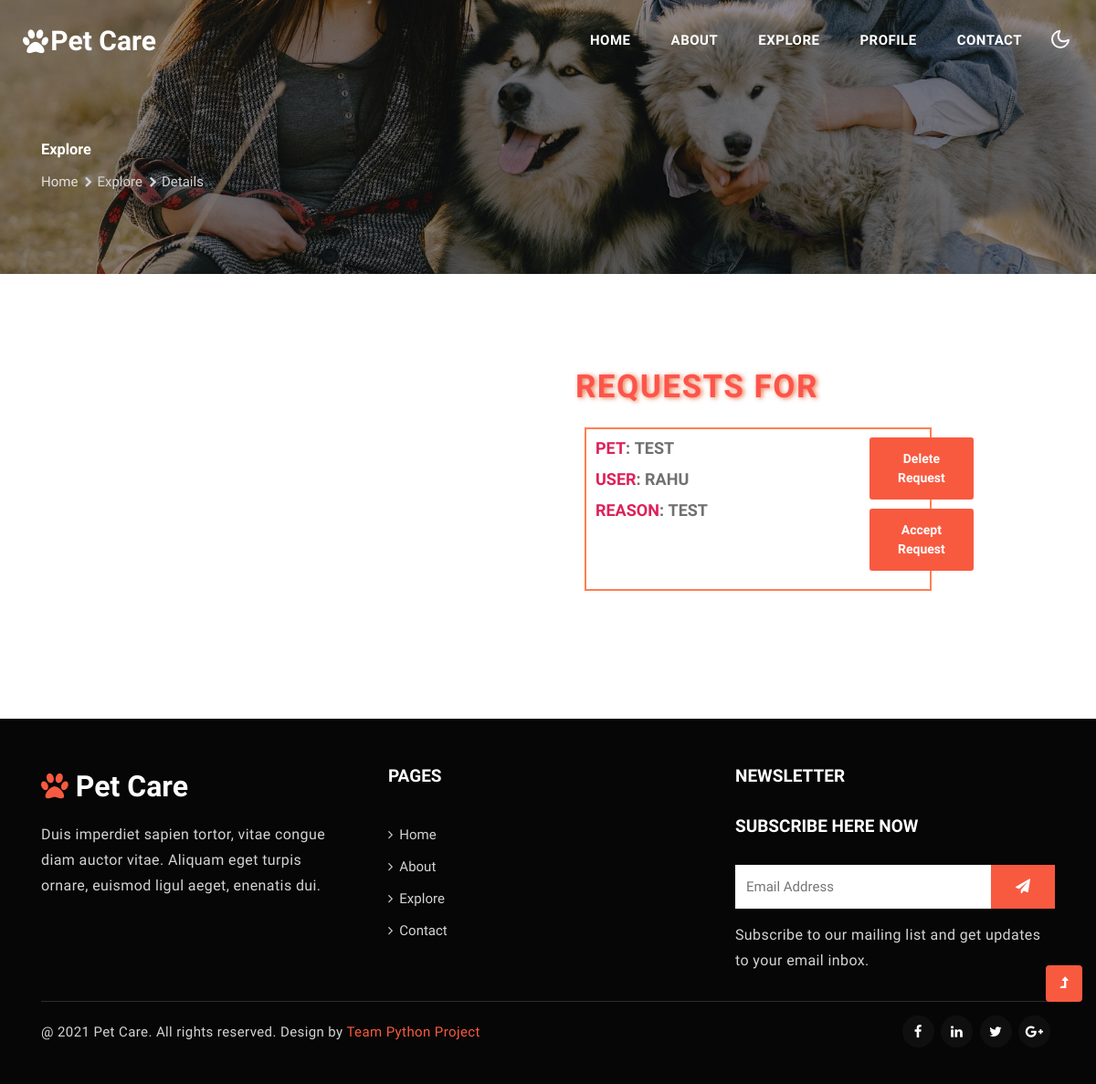
The app's page /transaction-closing/12, older data.
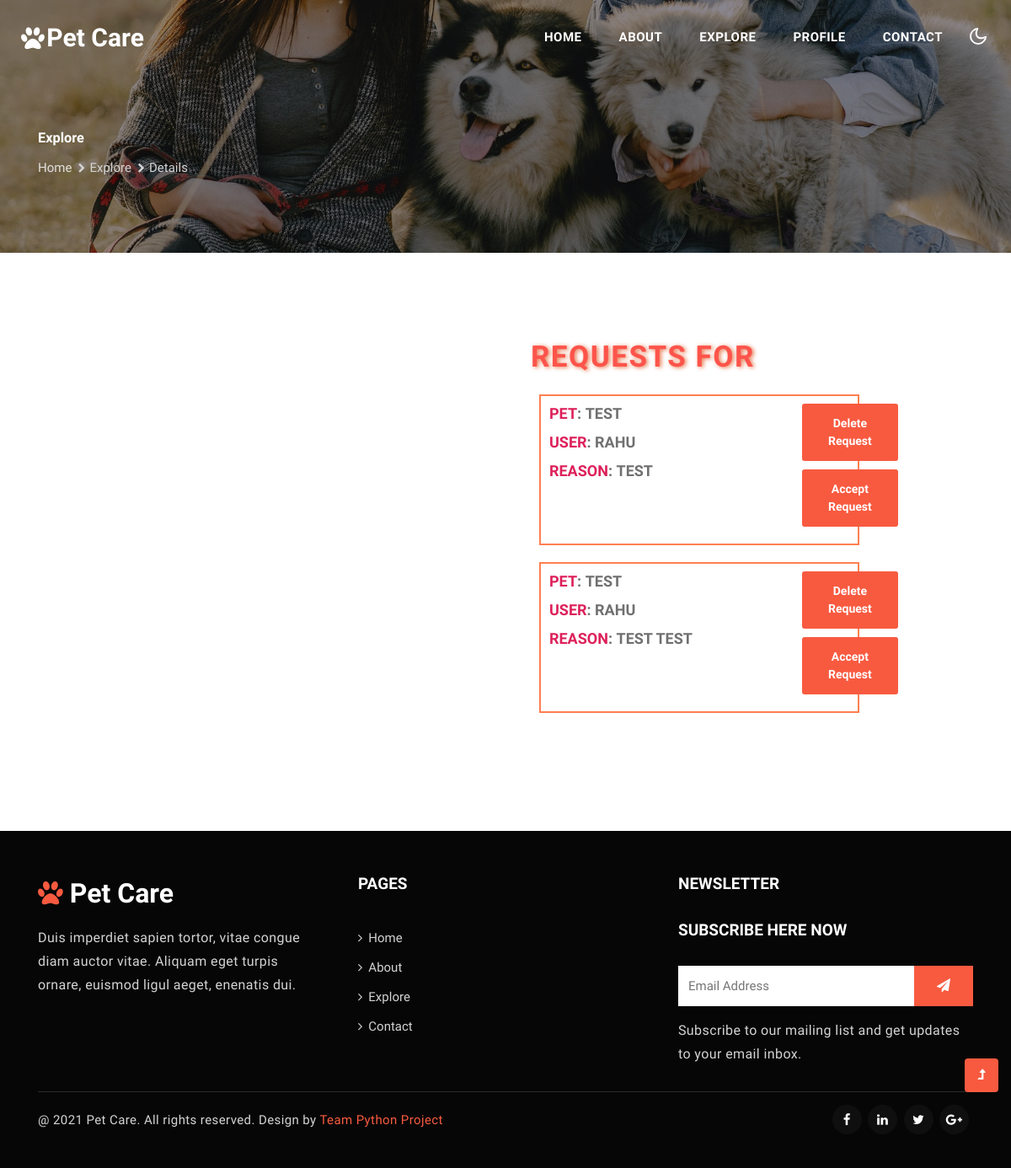
The same page, newer data.
### core/models.py (models this page shows, shortened)
class Request(models.Model):
    transaction_id = models.ForeignKey(Transaction, on_delete=models.CASCADE)
    reason = models.TextField()
    applicant_id = models.ForeignKey(User, on_delete=models.CASCADE)
    class Meta:
        verbose_name = "Request"
        verbose_name_plural = "Requests"

class Transaction(models.Model):
    name=models.CharField(max_length=100)
    desc= models.TextField()
    img = models.ImageField(upload_to='pics')
    donor_id = models.ForeignKey(User, on_delete=models.CASCADE)
    accepted_req_id = models.ForeignKey('Request', on_delete=models.CASCADE, blank=True, null=True)
    class Meta:
        verbose_name = "Transaction"
        verbose_name_plural = "Transactions"

class User(AbstractUser):
    area = models.CharField(max_length=500)
    city = models.CharField(max_length=50)
    country = models.CharField(max_length=50)
    phone = models.CharField(max_length=10)

### core/views.py (the view, shortened to what this page needs)
# urls.py: path('transaction-closing/<int:transaction_id>', views.transactionAcceptedAndClosed, name="transaction-closing-page"),
def transactionAcceptedAndClosed(request, transaction_id):
    if request.method == "GET":
        applicant_requests = Request.objects.filter(transaction_id=transaction_id)
        return render(request, TEMPLATE_MAPPING["transaction-closing-page"], context={"applicants": applicant_requests})

### core/templates/transactionClosing.html (shortened to what the changed rows need)
{% load static %}
<!doctype html>
<html lang="en">
<head>
    <link rel="stylesheet" href="{% static 'css/style-starter.css' %}">
    <link rel="stylesheet" href="{% static 'css/petDetails.css' %}">
</head>
<body>
    <header id="site-header" class="fixed-top">
        <div class="container-fluid">
            <nav class="navbar navbar-expand-lg stroke">
                <h1>
                    <a class="navbar-brand d-flex align-items-center" href="{% url 'index-page' %}">
                        <i class="fa fa-paw mr-1" aria-hidden="true"></i>Pet Care</a>
                </h1>
            </nav>
        </div>
    </header>
      <div class="mainbody">
        <div class="description">
            <div class="right">
                <h1 class="product_header">Requests for {{transaction_id.name}}</h1>
                <div class="product_info">
                    {% for applicant in applicants %}
                    <div style="border: 2px solid coral; margin-top : 5px; margin-bottom: 20px; margin-right: 100px; padding-left: 10px;">
                        <div class="descrow"><span style="color: rgb(221, 33, 90);">Pet</span>: <b>{{applicant.transaction_id.name}}</b></div>
                        <div class="descrow"><span style="color: rgb(221, 33, 90);">User</span>: <b>{{applicant.applicant_id.username}}</b></div>
                        <div class="descrow"><span style="color: rgb(221, 33, 90);">Reason</span>: <b>{{applicant.reason}}</b></div>
                        <form action="{% url 'request-delete-page' request_id=applicant.id %}" method="post" class="signin-form">
                            <div class="submit" style="margin-top: -100px; margin-left: 300px; margin-bottom: 20px;">
                                <button type="submit" class="btn btn-style-white btn-style-primary">Delete Request</button>
                            </div>
                        </form>
                        <form action="{% url 'transaction-closing-page' transaction_id=applicant.transaction_id.id %}" method="post" class="signin-form">
                            <div class="submit" style="margin-top: -10px; margin-left: 300px; margin-bottom: 20px;">
                                <button type="submit" class="btn btn-style-white btn-style-primary">Accept Request</button>
                            </div>
                        </form>
                    </div>
                    {% endfor %}
                </div>
            </div>
            </div>
        </div>
</body>
</html>

Row changes from the older to the newer data that the page shows:
added Request: transaction_id.name "TEST", applicant_id.username "RAHU", reason "TEST TEST"
